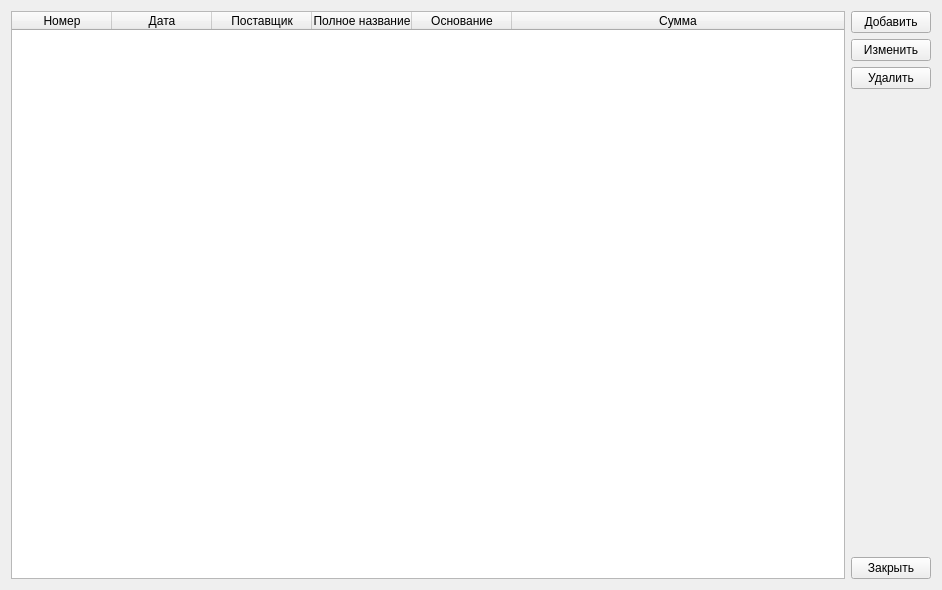
<?xml version="1.0" encoding="UTF-8"?>
<ui version="4.0">
 <class>PrihodWidget</class>
 <widget class="QWidget" name="PrihodWidget">
  <property name="geometry">
   <rect>
    <x>0</x>
    <y>0</y>
    <width>942</width>
    <height>590</height>
   </rect>
  </property>
  <property name="windowTitle">
   <string>Form</string>
  </property>
  <layout class="QGridLayout" name="gridLayout">
   <item row="5" column="1">
    <widget class="QPushButton" name="closeButton">
     <property name="text">
      <string>Закрыть</string>
     </property>
    </widget>
   </item>
   <item row="0" column="1">
    <widget class="QPushButton" name="addButton">
     <property name="text">
      <string>Добавить</string>
     </property>
    </widget>
   </item>
   <item row="0" column="0" rowspan="6">
    <widget class="QTableWidget" name="prihodTableWidget">
     <attribute name="horizontalHeaderShowSortIndicator" stdset="0">
      <bool>true</bool>
     </attribute>
     <attribute name="horizontalHeaderStretchLastSection">
      <bool>true</bool>
     </attribute>
     <column>
      <property name="text">
       <string>Номер</string>
      </property>
     </column>
     <column>
      <property name="text">
       <string>Дата</string>
      </property>
     </column>
     <column>
      <property name="text">
       <string>Поставщик</string>
      </property>
     </column>
     <column>
      <property name="text">
       <string>Полное название</string>
      </property>
     </column>
     <column>
      <property name="text">
       <string>Основание</string>
      </property>
     </column>
     <column>
      <property name="text">
       <string>Сумма</string>
      </property>
     </column>
    </widget>
   </item>
   <item row="1" column="1">
    <widget class="QPushButton" name="editButton">
     <property name="text">
      <string>Изменить</string>
     </property>
    </widget>
   </item>
   <item row="2" column="1">
    <widget class="QPushButton" name="deleteButton">
     <property name="text">
      <string>Удалить</string>
     </property>
    </widget>
   </item>
  </layout>
 </widget>
 <resources/>
 <connections/>
</ui>
